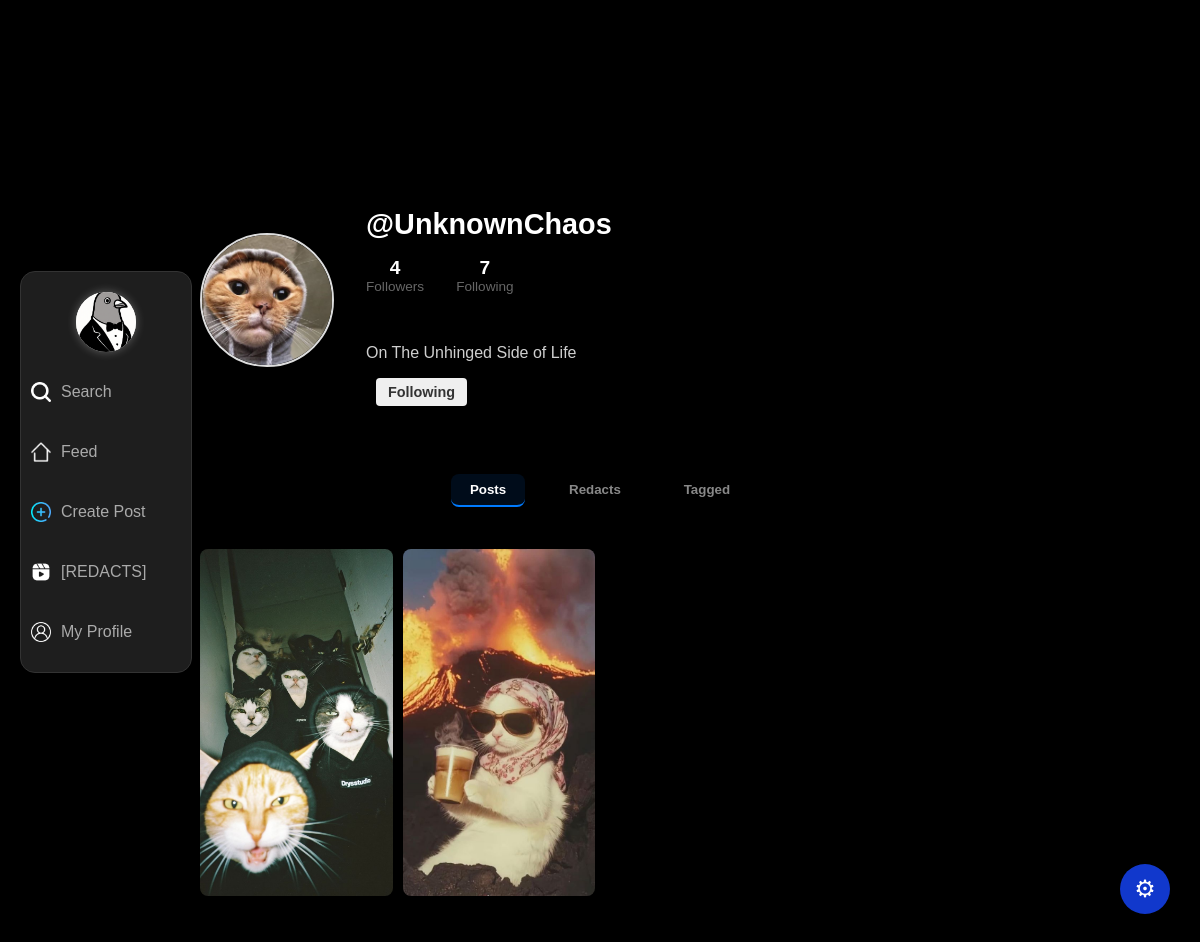
Page /profile.php?user=UnknownChaos (signed in) on the committed database.
### tables this page shows
CREATE TABLE `users` (
  `id` int(11) NOT NULL AUTO_INCREMENT,
  `username` varchar(50) NOT NULL,
  `email` varchar(100) NOT NULL,
  `password` varchar(255) NOT NULL,
  `profile_pic` varchar(255) DEFAULT 'assets/images/default.png',
  `bio` text DEFAULT '',
  `created_at` timestamp NOT NULL DEFAULT current_timestamp(),
  PRIMARY KEY (`id`),
  UNIQUE KEY `username` (`username`),
  UNIQUE KEY `email` (`email`)
);

CREATE TABLE `posts` (
  `id` int(11) NOT NULL AUTO_INCREMENT,
  `user_id` int(11) NOT NULL,
  `content` text DEFAULT NULL,
  `image_path` varchar(255) DEFAULT NULL,
  `created_at` timestamp NOT NULL DEFAULT current_timestamp(),
  PRIMARY KEY (`id`),
  KEY `user_id` (`user_id`),
  CONSTRAINT `posts_ibfk_1` FOREIGN KEY (`user_id`) REFERENCES `users` (`id`) ON DELETE CASCADE
);

### profile.php (the view, shortened to what this page needs)
<?php
require_once 'db/db.php';
$username = $_GET['user'];
$user_id = $_SESSION['user_id'];
$user_stmt = $conn->prepare("SELECT * FROM users WHERE username = ?");
$user_stmt->bind_param("s", $username);
$user_stmt->execute();
$user_result = $user_stmt->get_result();
$user_data = $user_result->fetch_assoc();
$is_own_profile = ($_SESSION['username'] === $username);
$follower_count = $conn->query("SELECT COUNT(*) FROM followers WHERE following_id = {$user_data['id']}")->fetch_row()[0];
$following_count = $conn->query("SELECT COUNT(*) FROM followers WHERE follower_id = {$user_data['id']}")->fetch_row()[0];
$sql = "SELECT posts.*, users.username, users.profile_pic,
    IFNULL(SUM(post_votes.vote), 0) AS votes,
    (SELECT vote FROM post_votes WHERE post_id = posts.id AND user_id = ?) AS user_vote
    FROM posts
    LEFT JOIN users ON posts.user_id = users.id
    LEFT JOIN post_votes ON posts.id = post_votes.post_id
    WHERE posts.user_id = ?
    GROUP BY posts.id
    ORDER BY posts.created_at DESC";
$post_stmt = $conn->prepare($sql);
$post_stmt->bind_param("ii", $user_id, $user_data['id']);
$post_stmt->execute();
$posts = $post_stmt->get_result();
$is_following = false;
if (!$is_own_profile) {
    $check_follow = $conn->query("SELECT 1 FROM followers WHERE follower_id = {$user_id} AND following_id = {$user_data['id']}");
    $is_following = $check_follow->num_rows > 0;
}
?>
<!DOCTYPE html>
<html lang="en">
<head>
    <link rel="stylesheet" href="assets/css/style.css">
</head>
<body>
    <?php include 'navbar.php'; ?>
    <div class="profile-container">
        <div class="profile-header">
            <img src="<?php echo htmlspecialchars($user_data['profile_pic'] ?? 'assets/images/default.png'); ?>" class="profile-pic" alt="Profile Picture">
            <div class="profile-info">
                <h2>@<?php echo htmlspecialchars($username); ?></h2>
                <div class="follow-stats">
                    <div class="stat">
                        <strong><?php echo $follower_count; ?></strong><span>Followers</span>
                    </div>
                    <div class="stat">
                        <strong><?php echo $following_count; ?></strong><span>Following</span>
                    </div>
                </div>
                <br>
                <p><?php echo nl2br(htmlspecialchars($user_data['bio'] ?? '')); ?></p>
                <?php if (!$is_own_profile): ?>
                    <form action="follow.php" method="post">
                        <button class="btn follow-btn <?php echo $is_following ? 'unfollow' : 'follow'; ?>" type="submit" name="action" value="<?php echo $is_following ? 'unfollow' : 'follow'; ?>">
                            <?php echo $is_following ? 'Following' : 'Follow'; ?>
                        </button>
                    </form>
                <?php endif; ?>
            </div>
        </div>
        <?php
            $all_posts = [];
            while ($post = $posts->fetch_assoc()) {
                $post['profile_pic'] = $user_data['profile_pic'];
                $topic_stmt = $conn->prepare("SELECT t.name FROM post_topics pt JOIN topics t ON pt.topic_id = t.id WHERE pt.post_id = ?");
                $topic_stmt->bind_param("i", $post['id']);
                $topic_stmt->execute();
                $topic_result = $topic_stmt->get_result();
                $tags = [];
                while ($tag = $topic_result->fetch_assoc()) {
                    $tags[] = '#' . htmlspecialchars($tag['name']);
                }
                $post['tags'] = $tags;
                $all_posts[] = $post;
            }
        ?>
        <div class="tabs-buttons">
            <button class="tab-btn active" data-tab="posts">Posts</button>
            <button class="tab-btn" data-tab="reels">Redacts</button>
            <button class="tab-btn" data-tab="tagged">Tagged</button>
        </div>
        <div class="profile-tab-content">
            <div class="tab-content active" id="posts">
                <div class="profile-grid">
                    <?php $has_posts = false;
                    foreach ($all_posts as $index => $post): ?>
                      <div class="grid-item" data-index="<?php echo $index; ?>">
                        <?php
                            $ext = strtolower(pathinfo($post['image_path'], PATHINFO_EXTENSION));
                            if (in_array($ext, ['jpg', 'jpeg', 'png', 'gif', 'webp'])):
                                $has_posts = true;?>
                                <img src="<?php echo htmlspecialchars($post['image_path']); ?>" alt="">
                            <?php elseif (in_array($ext, ['mp4', 'webm', 'ogg'])):
                              $has_posts = true;?>
                                <video autoplay loop muted class="click-toggle-mute">
                                    <source src="<?php echo htmlspecialchars($post['image_path']); ?>" type="video/<?php echo $ext; ?>">
                                </video>
                            <?php endif; ?>
                      </div>
                    <?php endforeach; ?>
                </div>
            </div>
        </div>
    </div>
<?php include 'settings.php'; ?>
</body>
</html>

### assets/css/style.css (style rules this page uses)
body { background-color: #000; color: #fff; font-family: 'Trebuchet MS', sans-serif; text-align: center; justify-content: center; padding-top: 120px; margin: 0; }
input, button { margin: 10px; padding: 10px; border-radius: 8px; border: none; }
.btn { background-color: #1138cc; color: #fff; font-weight: bold; cursor: pointer; width: 20%; }
.profile-container { max-width: 800px; margin: 2rem auto; padding: 1rem; display: flex; flex-direction: column; gap: 2rem; }
.profile-header { display: flex; align-items: center; gap: 2rem; }
.profile-pic { width: 130px; height: 130px; border-radius: 50%; object-fit: cover; border: 2px solid #ddd; }
.profile-info { flex: 1; text-align: left; padding: 1rem 0; }
.profile-info h2 { font-size: 1.8rem; margin-bottom: 0.5rem; }
.profile-info p { font-size: 1rem; color: #cfcfcf; margin-bottom: 1rem; white-space: pre-wrap; }
.follow-stats { display: flex; gap: 2rem; margin: 1rem 0 1rem; font-size: 1rem; color: #555; }
.follow-stats .stat { display: flex; flex-direction: column; align-items: center; }
.follow-stats .stat strong { font-size: 1.2rem; color: #ffffff; }
.follow-stats .stat span { font-size: 0.85rem; color: #666; }
.profile-grid { display: grid; grid-template-columns: repeat(auto-fill, minmax(180px, 1fr)); gap: 10px; }
.profile-grid img, .profile-grid video { width: 100%; height: 100%; object-fit: cover; border-radius: 8px; }
.tab-btn { padding: 0.5rem 1.2rem; border: none; background-color: transparent; font-weight: bold; color: #888; border-bottom: 2px solid transparent; cursor: pointer; transition: all 0.3s ease; position: relative; }
.tab-btn.active { border-bottom: 2px solid #007bff; color: white; font-weight: bold; background-color: rgba(0, 123, 255, 0.1); transition: all 0.3s ease; }
.tab-content { display: none; animation: fadeIn 0.3s ease-in-out; }
.tab-content.active { display: block; }
.tab-content { display: none; }
.follow-btn { display: flex; padding: 6px 12px; border: none; border-radius: 4px; cursor: pointer; font-weight: bold; font-size: 0.9rem; width: fit-content; }
.follow-btn.unfollow { background-color: #efefef; color: #333; }

### rows in the picture
users: profile_pic (picture), id "4", bio "On The Unhinged Side of Life"
posts: image_path (picture)
posts: image_path (picture)

### other values in the picture
$username "UnknownChaos"
$following_count "7"
